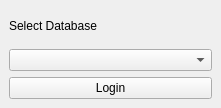
<?xml version="1.0" encoding="UTF-8"?>
<ui version="4.0">
 <class>CPI_QGISDockWidgetBase</class>
 <widget class="QDockWidget" name="CPI_QGISDockWidgetBase">
  <property name="geometry">
   <rect>
    <x>0</x>
    <y>0</y>
    <width>221</width>
    <height>108</height>
   </rect>
  </property>
  <property name="layoutDirection">
   <enum>Qt::LeftToRight</enum>
  </property>
  <property name="windowTitle">
   <string>Login to PostgreeSQL</string>
  </property>
  <widget class="QWidget" name="dockWidgetContents">
   <layout class="QGridLayout" name="gridLayout">
    <item row="0" column="0">
     <widget class="QLabel" name="label">
      <property name="text">
       <string>Select Database</string>
      </property>
     </widget>
    </item>
    <item row="2" column="0">
     <widget class="QPushButton" name="pushButton">
      <property name="text">
       <string>Login</string>
      </property>
     </widget>
    </item>
    <item row="1" column="0">
     <widget class="QComboBox" name="comboBox"/>
    </item>
   </layout>
  </widget>
 </widget>
 <tabstops>
  <tabstop>comboBox</tabstop>
  <tabstop>pushButton</tabstop>
 </tabstops>
 <resources/>
 <connections/>
</ui>
